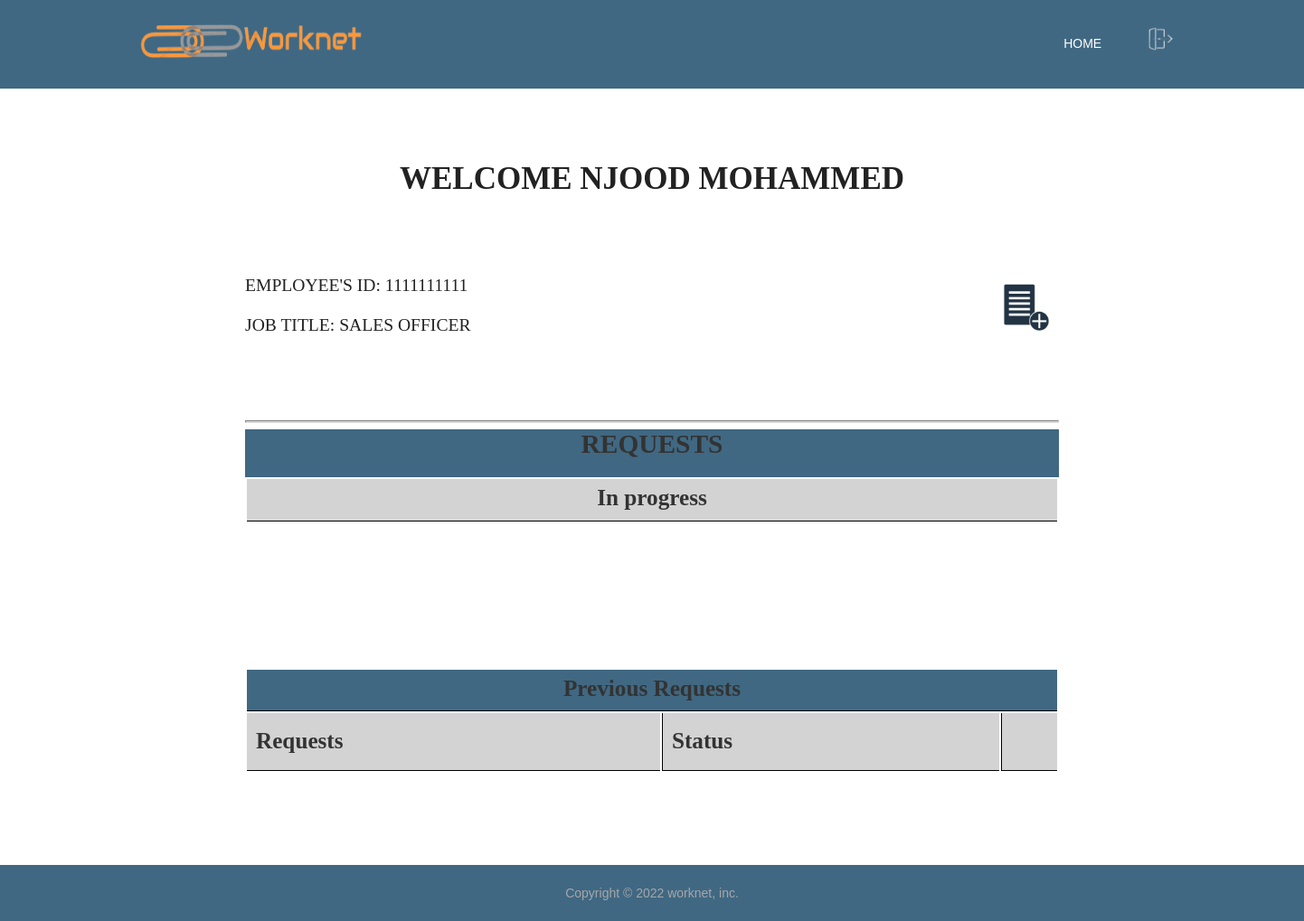
Screenshot of /emHomePage.php (signed in) with the database file from the repository.
### tables this page shows
CREATE TABLE `Employee` (
  `id` int(11) NOT NULL,
  `emp_number` int(10) NOT NULL,
  `first_name` varchar(15) NOT NULL,
  `last_name` varchar(15) NOT NULL,
  `job_title` varchar(40) NOT NULL,
  `password` varchar(300) NOT NULL
);

### emHomePage.php (the view, shortened to what this page needs)
<?php
include 'config.php';
?>
<!DOCTYPE html>
<html>
    <head>
        <link rel='stylesheet' href='css/emhp.css' type='text/css' media='all' />
        <link href="css/nav2.css" rel="stylesheet" type="text/css" media="all">
        <link href="css/nav.css" rel="stylesheet">
    </head>
    <body>
        <div id="page">
            <div class="wrapper row1">
                <header id="header" class="hoc clear">
                    <div id="logo" class="fl_left">
                        <img style="height: 50px; width: 250px; margin-top: 20px;" src='img/logo.png' alt='logo'>
                    </div>
                    <div class="navv">
                        <nav id="mainav" class="fl_right ">
                            <ul class="clear">
                                <li ><a href="emHomePage.php" accesskey="H">Home</a></li>
                                <li class="logout"><a href="signout.php"><img class="image2" src="img/sign-out.png" alt="sign out"></a></li>
                            </ul>
                        </nav>
                    </div>
                </header>
            </div>
            <div class="tables container">
                <?php
                $id = $_SESSION["id"];
                $sql = "SELECT * FROM Employee WHERE id='$id'";
                $result = mysqli_query($db,$sql);
                if ($result->num_rows > 0) {
                    $row = mysqli_fetch_row($result);
                    echo "<h1 id='section-header' > Welcome ".$row[2]." ".$row[3]."</h1><br>";
                }
                ?>
                <br>
                <br>
                <div>
                    <h2>
                        Employee's ID: <?php echo "$row[1]";?> <br><br>
                        Job Title: <?php echo "$row[4]";?>
                    </h2>
                    <span  ><a href="AddNewReq.php"><img id="image3" src="img/add.jpg" alt="edit"></a></span>
                </div>
                <br>
                <br>
                <br>
                <hr>
                <table style="width:100%">
                    <caption class=" thead"> <h1> <span class=" cart-header">Requests</span></h1></caption>
                    <div class="cart-row">
                        <tr class=" thead2">
                            <th colspan="6">
                                <span class=" cart-header " >In progress</span>
				          </th>
                        </tr>
                    </div>
                  </table>
            </div>
            <div class="tables container">
                <table style="width:100%">
                    <div class="cart-row">
                        <tr class=" thead">
                            <th colspan="4">
                                <span class=" cart-header " >Previous Requests</span>
                            </th>
                        </tr>
                    </div>
                   <div class="cart-row">
                        <tr class=" thead2">
                            <th>
                                <span class="cart-item cart-header cart-column">Requests</span>
                            </th>
                            <td >
                                <span class="cart-item cart-header cart-column">Status</span>
                            </td>
                           <td colspan="2">
                            </td>
                        </tr>
                    </div>
              </table>
            </div>
            <br>
        </div>
        <div id="m" class="wrapper row5">
            <div id="copyright" class="hoc clear">
                <footer>
                    <p>Copyright &copy; 2022 worknet, inc.</p>
                </footer>
            </div>
        </div>
    </body>
</html>

### css/emhp.css (style rules this page uses)
td { border-left: 1px solid black; }
th ,td { padding: 10px; text-align: center; border-bottom: 1px solid black; font-size:1.2em; }
hr { border-bottom: 2px solid black; }
.container { margin:0 20px; }
ul,ol { margin:0 0 1.5em 3em; }
.tables h1 { text-align: center; }
#section-header { font-weight:bold; font-size:250%; }
h1, h2, h3, h4, h5, h6 { color: #222222; }
.container { max-width: 900px; margin: 0 auto; padding: 0 1.5em; box-sizing: border-box; font-family: Raleway; color: #777; }
.cart-header { font-weight: bold; font-size: 1.50em; color: #333; }
.cart-column { display: flex; align-items: center; margin-right: 1.5em; padding-bottom: 10px; margin-top: 10px; }
.cart-row { display: flex; }
.cart-item { width: 45%; }
.image2 { margin-top:25%; margin-left:1%; margin-right:0%; }
.logout { width:20%; padding-right:0px; margin-right:0%; margin-left:0%; margin-top:-5%; }
.navv { float:right; margin-right:-23%; }
#image3 { float:right; width:8%; margin-top:-9%; }
.thead { background-color:#406882; }
.thead2 { background-color:lightgrey; }

### css/nav2.css (style rules this page uses)
#header #logo img { height:100px; width:100px; margin:2px; padding:2px; }
nav ul, nav ol { margin:0; padding:0; list-style:none; }
#mainav, #breadcrumb, .sidebar nav { line-height:normal; }
#mainav ul { text-transform:uppercase; }
#mainav li { display:block; position:relative; float:left; }
#mainav li a { display:block; padding:40px 25px; }
#copyright { padding:20px 0; text-align: center; }
#copyright * { margin:0; padding:0; }
.container { padding:80px 0; }
@media screen and (min-width:1140px) { .hoc { max-width:1140px; } }

### css/nav.css (style rules this page uses)
body { background-color:white; }
a { color:black; text-decoration:underlines; }
hr { border-color:#D7D7D7; }
.row1 { color:#FFFFFF; background-color:#406882; }
.row5, .row5 a { color:#A5A6AA; background-color:#B1D0E0; }
#m ,#m a { color:#A5A6AA; background-color:#406882; }
#mainav li a,.topnav a { color:inherit; border-color:transparent; }

### css/framework.css (style rules this page uses)
html { overflow-y:scroll; overflow-x:hidden; }
html, body { margin:0; padding:0; font-size:14px; line-height:1.6em; }
*, *::before, *::after { box-sizing:border-box; }
.clear, .group { display:block; }
.clear::before, .clear::after, .group::before, .group::after { display:table; content:""; }
.clear, .clear::after, .group, .group::after { clear:both; }
a { outline:none; text-decoration:none; }
.fl_left, .imgl { float:left; }
.fl_right, .imgr { float:right; }
img { max-width:100%; margin:0; padding:0; border:none; line-height:normal; vertical-align:middle; }
body, input, textarea, select { font-family:Verdana, Geneva, sans-serif; }
h1, h2, h3, h4, h5, h6, .heading { font-family:Georgia, "Times New Roman", Times, serif; }
h1, h2, h3, h4, h5, h6, .heading { margin:0 0 20px 0; font-size:1.4rem; line-height:normal; font-weight:normal; text-transform:uppercase; }
.wrapper { display:block; position:relative; width:100%; margin:0; padding:0; text-align:left; word-wrap:break-word; }
.hoc { display:block; margin:0 auto; }

### rows the page displays
employee: first_name "NJOOD", last_name "MOHAMMED", emp_number "1111111111", job_title "SALES OFFICER"
